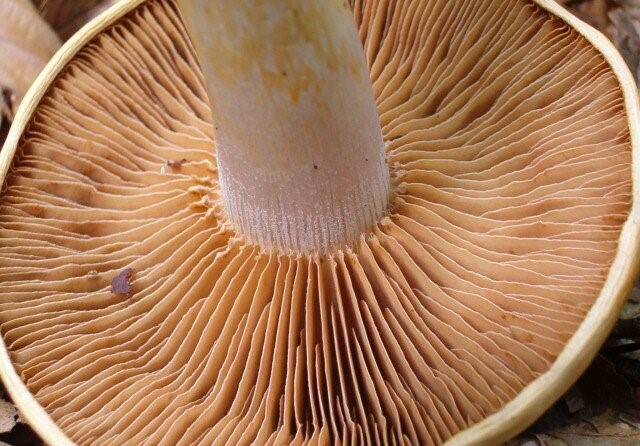
#> input picture Chanbin/lamelles.jpg, 640 x 446 px; its folder holds only this picture in this run
$ python lbp_hist.py
#> lines starting #> are read from the running program, lines starting #| are printed output that depends on the picture
from skimage import feature
import matplotlib.pyplot as plt
import numpy as np
import cv2
import glob

numPoints=8
radius=3

textures=['lamelles', 'pores']

for texture in textures:
	print(">>>", "{}.jpg".format(texture))
	image=cv2.imread("{}.jpg".format(texture), 0)
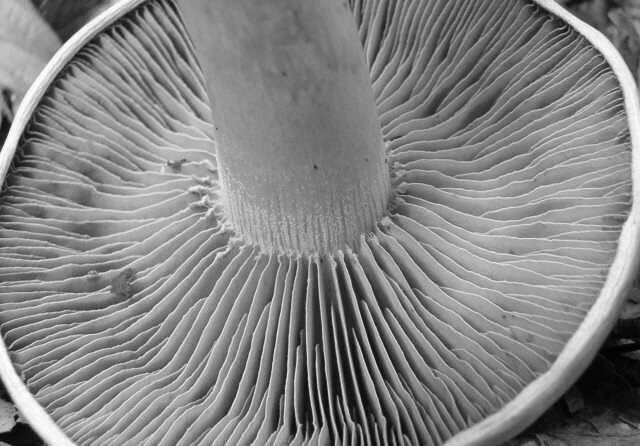
#> image: shape (446, 640); min 0, max 255, mean 131.5
	if image is None:
		quit("Probleme image...")
    # on fait les calculs avec la fonction local_binary_pattern
	lbp=feature.local_binary_pattern(image, numPoints, radius, method='default')
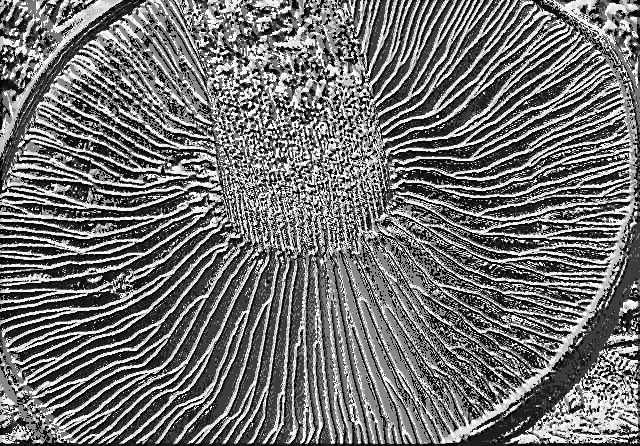
#> lbp: shape (446, 640) float64; min 0, max 255, mean 113.5
	# on donne le résultat des calculs de lbp dans la fonction histogram
	hist_ref, _=np.histogram(lbp, bins=2**numPoints, range=(0, 2**numPoints))
#> hist_ref = 256 values, max 22941 at index 255, min 24 at index 170, mean 1115

	cv2.imshow("Image", image)
	cv2.imshow("LBP", lbp)
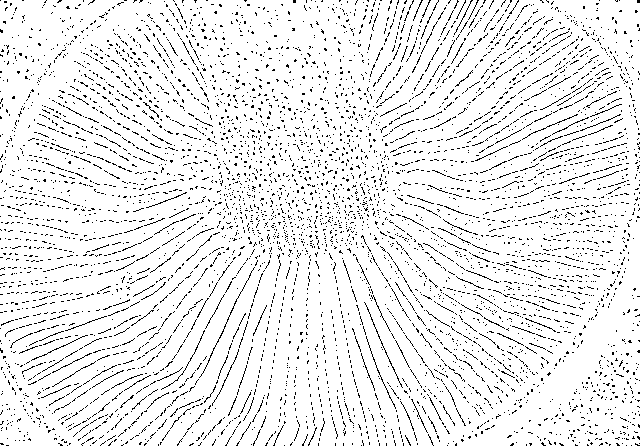
#> window 'LBP': shape (446, 640); 92.4% white; black in thin lines or dots
	plt.plot(hist_ref)
	plt.show()
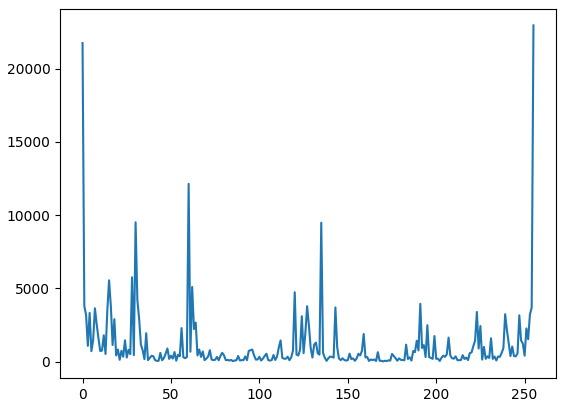
#> figure drawn by matplotlib, 1 panel; curve peaks at x = 255, y = 22941

	key=cv2.waitKey(1)&0xFF
#> (key q is pressed here)
	if key==ord('q'):
		quit()
#> (the program exits here)
